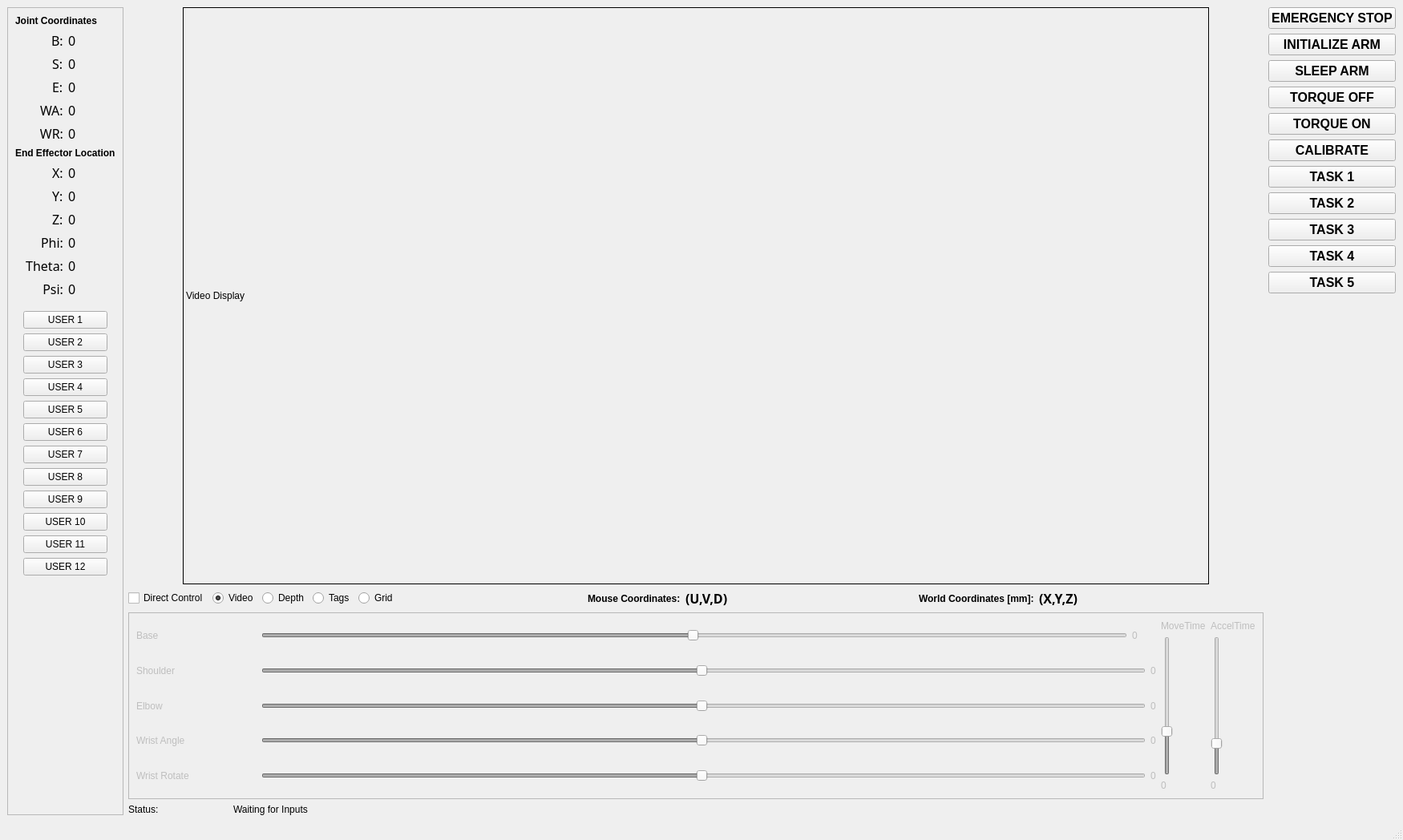
<?xml version="1.0" encoding="UTF-8"?>
<ui version="4.0">
 <class>MainWindow</class>
 <widget class="QMainWindow" name="MainWindow">
  <property name="geometry">
   <rect>
    <x>0</x>
    <y>0</y>
    <width>1750</width>
    <height>1048</height>
   </rect>
  </property>
  <property name="sizePolicy">
   <sizepolicy hsizetype="Fixed" vsizetype="Fixed">
    <horstretch>0</horstretch>
    <verstretch>0</verstretch>
   </sizepolicy>
  </property>
  <property name="cursor">
   <cursorShape>ArrowCursor</cursorShape>
  </property>
  <property name="windowTitle">
   <string>MainWindow</string>
  </property>
  <widget class="QWidget" name="centralwidget">
   <layout class="QVBoxLayout" name="verticalLayout_14">
    <item>
     <layout class="QHBoxLayout" name="horizontalLayout_13">
      <item>
       <widget class="QFrame" name="OutputFrame">
        <property name="enabled">
         <bool>true</bool>
        </property>
        <property name="sizePolicy">
         <sizepolicy hsizetype="Minimum" vsizetype="Minimum">
          <horstretch>0</horstretch>
          <verstretch>0</verstretch>
         </sizepolicy>
        </property>
        <property name="frameShape">
         <enum>QFrame::StyledPanel</enum>
        </property>
        <property name="frameShadow">
         <enum>QFrame::Raised</enum>
        </property>
        <layout class="QVBoxLayout" name="verticalLayout_5">
         <item>
          <widget class="QLabel" name="JointCoordLabel">
           <property name="sizePolicy">
            <sizepolicy hsizetype="Minimum" vsizetype="Minimum">
             <horstretch>0</horstretch>
             <verstretch>0</verstretch>
            </sizepolicy>
           </property>
           <property name="font">
            <font>
             <weight>75</weight>
             <bold>true</bold>
            </font>
           </property>
           <property name="text">
            <string>Joint Coordinates</string>
           </property>
          </widget>
         </item>
         <item>
          <layout class="QHBoxLayout" name="horizontalLayout_3">
           <item>
            <layout class="QVBoxLayout" name="verticalLayout_9">
             <item alignment="Qt::AlignRight">
              <widget class="QLabel" name="BLabel">
               <property name="font">
                <font>
                 <family>Ubuntu Mono</family>
                 <pointsize>12</pointsize>
                </font>
               </property>
               <property name="text">
                <string>B:</string>
               </property>
              </widget>
             </item>
             <item alignment="Qt::AlignRight">
              <widget class="QLabel" name="SLabel">
               <property name="font">
                <font>
                 <family>Ubuntu Mono</family>
                 <pointsize>12</pointsize>
                </font>
               </property>
               <property name="text">
                <string>S:</string>
               </property>
              </widget>
             </item>
             <item alignment="Qt::AlignRight">
              <widget class="QLabel" name="ELabel">
               <property name="font">
                <font>
                 <family>Ubuntu Mono</family>
                 <pointsize>12</pointsize>
                </font>
               </property>
               <property name="text">
                <string>E:</string>
               </property>
              </widget>
             </item>
             <item alignment="Qt::AlignRight">
              <widget class="QLabel" name="WALabel">
               <property name="font">
                <font>
                 <family>Ubuntu Mono</family>
                 <pointsize>12</pointsize>
                </font>
               </property>
               <property name="text">
                <string>WA:</string>
               </property>
              </widget>
             </item>
             <item>
              <widget class="QLabel" name="WRLabel">
               <property name="font">
                <font>
                 <family>Ubuntu Mono</family>
                 <pointsize>12</pointsize>
                </font>
               </property>
               <property name="text">
                <string>WR:</string>
               </property>
               <property name="alignment">
                <set>Qt::AlignRight|Qt::AlignTrailing|Qt::AlignVCenter</set>
               </property>
              </widget>
             </item>
            </layout>
           </item>
           <item>
            <layout class="QVBoxLayout" name="verticalLayout_8">
             <item alignment="Qt::AlignLeft">
              <widget class="QLabel" name="rdoutBaseJC">
               <property name="font">
                <font>
                 <family>Ubuntu Mono</family>
                 <pointsize>12</pointsize>
                </font>
               </property>
               <property name="text">
                <string>0</string>
               </property>
              </widget>
             </item>
             <item alignment="Qt::AlignLeft">
              <widget class="QLabel" name="rdoutShoulderJC">
               <property name="font">
                <font>
                 <family>Ubuntu Mono</family>
                 <pointsize>12</pointsize>
                </font>
               </property>
               <property name="text">
                <string>0</string>
               </property>
              </widget>
             </item>
             <item alignment="Qt::AlignLeft">
              <widget class="QLabel" name="rdoutElbowJC">
               <property name="font">
                <font>
                 <family>Ubuntu Mono</family>
                 <pointsize>12</pointsize>
                </font>
               </property>
               <property name="text">
                <string>0</string>
               </property>
              </widget>
             </item>
             <item alignment="Qt::AlignLeft">
              <widget class="QLabel" name="rdoutWristAJC">
               <property name="font">
                <font>
                 <family>Ubuntu Mono</family>
                 <pointsize>12</pointsize>
                </font>
               </property>
               <property name="text">
                <string>0</string>
               </property>
              </widget>
             </item>
             <item>
              <widget class="QLabel" name="rdoutWristRJC">
               <property name="font">
                <font>
                 <family>Ubuntu Mono</family>
                 <pointsize>12</pointsize>
                </font>
               </property>
               <property name="text">
                <string>0</string>
               </property>
              </widget>
             </item>
            </layout>
           </item>
          </layout>
         </item>
         <item>
          <widget class="QLabel" name="WorldCoordLabel">
           <property name="font">
            <font>
             <weight>75</weight>
             <bold>true</bold>
            </font>
           </property>
           <property name="text">
            <string>End Effector Location</string>
           </property>
          </widget>
         </item>
         <item>
          <layout class="QHBoxLayout" name="horizontalLayout_4">
           <item>
            <layout class="QVBoxLayout" name="verticalLayout_13">
             <item alignment="Qt::AlignRight">
              <widget class="QLabel" name="XLabel">
               <property name="font">
                <font>
                 <family>Ubuntu Mono</family>
                 <pointsize>12</pointsize>
                </font>
               </property>
               <property name="text">
                <string>X:</string>
               </property>
               <property name="scaledContents">
                <bool>false</bool>
               </property>
              </widget>
             </item>
             <item alignment="Qt::AlignRight">
              <widget class="QLabel" name="YLabel">
               <property name="font">
                <font>
                 <family>Ubuntu Mono</family>
                 <pointsize>12</pointsize>
                </font>
               </property>
               <property name="text">
                <string>Y:</string>
               </property>
              </widget>
             </item>
             <item alignment="Qt::AlignRight">
              <widget class="QLabel" name="ZLabel">
               <property name="font">
                <font>
                 <family>Ubuntu Mono</family>
                 <pointsize>12</pointsize>
                </font>
               </property>
               <property name="text">
                <string>Z:</string>
               </property>
              </widget>
             </item>
             <item alignment="Qt::AlignRight">
              <widget class="QLabel" name="PhiLabel">
               <property name="enabled">
                <bool>true</bool>
               </property>
               <property name="font">
                <font>
                 <family>Ubuntu Mono</family>
                 <pointsize>12</pointsize>
                </font>
               </property>
               <property name="text">
                <string>Phi:</string>
               </property>
              </widget>
             </item>
             <item>
              <widget class="QLabel" name="ThetaLabel">
               <property name="enabled">
                <bool>true</bool>
               </property>
               <property name="font">
                <font>
                 <family>Ubuntu Mono</family>
                 <pointsize>12</pointsize>
                </font>
               </property>
               <property name="text">
                <string>Theta:</string>
               </property>
               <property name="alignment">
                <set>Qt::AlignRight|Qt::AlignTrailing|Qt::AlignVCenter</set>
               </property>
              </widget>
             </item>
             <item>
              <widget class="QLabel" name="PsiLabel">
               <property name="enabled">
                <bool>true</bool>
               </property>
               <property name="font">
                <font>
                 <family>Ubuntu Mono</family>
                 <pointsize>12</pointsize>
                </font>
               </property>
               <property name="text">
                <string>Psi:</string>
               </property>
               <property name="alignment">
                <set>Qt::AlignRight|Qt::AlignTrailing|Qt::AlignVCenter</set>
               </property>
              </widget>
             </item>
            </layout>
           </item>
           <item>
            <layout class="QVBoxLayout" name="verticalLayout_12">
             <item alignment="Qt::AlignLeft">
              <widget class="QLabel" name="rdoutX">
               <property name="font">
                <font>
                 <family>Ubuntu Mono</family>
                 <pointsize>12</pointsize>
                </font>
               </property>
               <property name="text">
                <string>0</string>
               </property>
              </widget>
             </item>
             <item alignment="Qt::AlignLeft">
              <widget class="QLabel" name="rdoutY">
               <property name="font">
                <font>
                 <family>Ubuntu Mono</family>
                 <pointsize>12</pointsize>
                </font>
               </property>
               <property name="text">
                <string>0</string>
               </property>
              </widget>
             </item>
             <item alignment="Qt::AlignLeft">
              <widget class="QLabel" name="rdoutZ">
               <property name="font">
                <font>
                 <family>Ubuntu Mono</family>
                 <pointsize>12</pointsize>
                </font>
               </property>
               <property name="text">
                <string>0</string>
               </property>
              </widget>
             </item>
             <item alignment="Qt::AlignLeft">
              <widget class="QLabel" name="rdoutPhi">
               <property name="font">
                <font>
                 <family>Ubuntu Mono</family>
                 <pointsize>12</pointsize>
                </font>
               </property>
               <property name="text">
                <string>0</string>
               </property>
              </widget>
             </item>
             <item>
              <widget class="QLabel" name="rdoutTheta">
               <property name="font">
                <font>
                 <family>Ubuntu Mono</family>
                 <pointsize>12</pointsize>
                </font>
               </property>
               <property name="text">
                <string>0</string>
               </property>
              </widget>
             </item>
             <item>
              <widget class="QLabel" name="rdoutPsi">
               <property name="font">
                <font>
                 <family>Ubuntu Mono</family>
                 <pointsize>12</pointsize>
                </font>
               </property>
               <property name="text">
                <string>0</string>
               </property>
              </widget>
             </item>
            </layout>
           </item>
          </layout>
         </item>
         <item>
          <layout class="QVBoxLayout" name="Group2">
           <property name="margin">
            <number>10</number>
           </property>
           <item>
            <widget class="QPushButton" name="btnUser1">
             <property name="text">
              <string>USER 1</string>
             </property>
            </widget>
           </item>
           <item>
            <widget class="QPushButton" name="btnUser2">
             <property name="text">
              <string>USER 2</string>
             </property>
            </widget>
           </item>
           <item>
            <widget class="QPushButton" name="btnUser3">
             <property name="text">
              <string>USER 3</string>
             </property>
            </widget>
           </item>
           <item>
            <widget class="QPushButton" name="btnUser4">
             <property name="text">
              <string>USER 4</string>
             </property>
            </widget>
           </item>
           <item>
            <widget class="QPushButton" name="btnUser5">
             <property name="text">
              <string>USER 5</string>
             </property>
            </widget>
           </item>
           <item>
            <widget class="QPushButton" name="btnUser6">
             <property name="text">
              <string>USER 6</string>
             </property>
            </widget>
           </item>
           <item>
            <widget class="QPushButton" name="btnUser7">
             <property name="text">
              <string>USER 7</string>
             </property>
            </widget>
           </item>
           <item>
            <widget class="QPushButton" name="btnUser8">
             <property name="text">
              <string>USER 8</string>
             </property>
            </widget>
           </item>
           <item>
            <widget class="QPushButton" name="btnUser9">
             <property name="text">
              <string>USER 9</string>
             </property>
            </widget>
           </item>
           <item>
            <widget class="QPushButton" name="btnUser10">
             <property name="text">
              <string>USER 10</string>
             </property>
             <property name="autoRepeatDelay">
              <number>300</number>
             </property>
            </widget>
           </item>
           <item>
            <widget class="QPushButton" name="btnUser11">
             <property name="text">
              <string>USER 11</string>
             </property>
             <property name="autoRepeatDelay">
              <number>300</number>
             </property>
            </widget>
           </item>
           <item>
            <widget class="QPushButton" name="btnUser12">
             <property name="text">
              <string>USER 12</string>
             </property>
             <property name="autoRepeatDelay">
              <number>300</number>
             </property>
            </widget>
           </item>
          </layout>
         </item>
         <item>
          <spacer name="verticalSpacer_2">
           <property name="orientation">
            <enum>Qt::Vertical</enum>
           </property>
           <property name="sizeHint" stdset="0">
            <size>
             <width>20</width>
             <height>40</height>
            </size>
           </property>
          </spacer>
         </item>
        </layout>
       </widget>
      </item>
      <item>
       <layout class="QVBoxLayout" name="verticalLayout_4">
        <item>
         <layout class="QHBoxLayout" name="horizontalLayout_12">
          <item>
           <spacer name="horizontalSpacer_8">
            <property name="orientation">
             <enum>Qt::Horizontal</enum>
            </property>
            <property name="sizeHint" stdset="0">
             <size>
              <width>40</width>
              <height>20</height>
             </size>
            </property>
           </spacer>
          </item>
          <item>
           <widget class="QLabel" name="videoDisplay">
            <property name="minimumSize">
             <size>
              <width>1280</width>
              <height>720</height>
             </size>
            </property>
            <property name="maximumSize">
             <size>
              <width>1280</width>
              <height>720</height>
             </size>
            </property>
            <property name="cursor">
             <cursorShape>CrossCursor</cursorShape>
            </property>
            <property name="mouseTracking">
             <bool>true</bool>
            </property>
            <property name="frameShape">
             <enum>QFrame::Box</enum>
            </property>
            <property name="text">
             <string>Video Display</string>
            </property>
           </widget>
          </item>
          <item>
           <spacer name="horizontalSpacer_9">
            <property name="orientation">
             <enum>Qt::Horizontal</enum>
            </property>
            <property name="sizeHint" stdset="0">
             <size>
              <width>40</width>
              <height>20</height>
             </size>
            </property>
           </spacer>
          </item>
         </layout>
        </item>
        <item>
         <layout class="QHBoxLayout" name="horizontalLayout_2">
          <item>
           <widget class="QCheckBox" name="chk_directcontrol">
            <property name="text">
             <string>Direct Control</string>
            </property>
            <property name="checked">
             <bool>false</bool>
            </property>
           </widget>
          </item>
          <item>
           <widget class="QRadioButton" name="radioVideo">
            <property name="text">
             <string>Video</string>
            </property>
            <property name="checked">
             <bool>true</bool>
            </property>
            <property name="autoExclusive">
             <bool>true</bool>
            </property>
           </widget>
          </item>
          <item>
           <widget class="QRadioButton" name="radioDepth">
            <property name="text">
             <string>Depth</string>
            </property>
           </widget>
          </item>
          <item>
           <widget class="QRadioButton" name="radioUsr1">
            <property name="text">
             <string>Tags</string>
            </property>
           </widget>
          </item>
          <item>
           <widget class="QRadioButton" name="radioUsr2">
            <property name="text">
             <string>Grid</string>
            </property>
           </widget>
          </item>
          <item>
           <spacer name="horizontalSpacer_4">
            <property name="orientation">
             <enum>Qt::Horizontal</enum>
            </property>
            <property name="sizeHint" stdset="0">
             <size>
              <width>40</width>
              <height>20</height>
             </size>
            </property>
           </spacer>
          </item>
          <item>
           <widget class="QLabel" name="PixelCoordLabel">
            <property name="font">
             <font>
              <weight>75</weight>
              <bold>true</bold>
             </font>
            </property>
            <property name="text">
             <string>Mouse Coordinates:</string>
            </property>
           </widget>
          </item>
          <item>
           <widget class="QLabel" name="rdoutMousePixels">
            <property name="font">
             <font>
              <family>Ubuntu Mono</family>
              <pointsize>12</pointsize>
              <weight>75</weight>
              <bold>true</bold>
             </font>
            </property>
            <property name="text">
             <string>(U,V,D)</string>
            </property>
            <property name="textFormat">
             <enum>Qt::AutoText</enum>
            </property>
           </widget>
          </item>
          <item>
           <spacer name="horizontalSpacer_3">
            <property name="orientation">
             <enum>Qt::Horizontal</enum>
            </property>
            <property name="sizeHint" stdset="0">
             <size>
              <width>40</width>
              <height>20</height>
             </size>
            </property>
           </spacer>
          </item>
          <item>
           <widget class="QLabel" name="PixelCoordLabel_2">
            <property name="font">
             <font>
              <weight>75</weight>
              <bold>true</bold>
             </font>
            </property>
            <property name="text">
             <string>World Coordinates [mm]:</string>
            </property>
           </widget>
          </item>
          <item>
           <widget class="QLabel" name="rdoutMouseWorld">
            <property name="font">
             <font>
              <family>Ubuntu Mono</family>
              <pointsize>12</pointsize>
              <weight>75</weight>
              <bold>true</bold>
             </font>
            </property>
            <property name="text">
             <string>(X,Y,Z)</string>
            </property>
            <property name="textFormat">
             <enum>Qt::AutoText</enum>
            </property>
           </widget>
          </item>
          <item>
           <spacer name="horizontalSpacer_2">
            <property name="orientation">
             <enum>Qt::Horizontal</enum>
            </property>
            <property name="sizeHint" stdset="0">
             <size>
              <width>40</width>
              <height>20</height>
             </size>
            </property>
           </spacer>
          </item>
         </layout>
        </item>
        <item>
         <widget class="QFrame" name="SliderFrame">
          <property name="enabled">
           <bool>false</bool>
          </property>
          <property name="frameShape">
           <enum>QFrame::StyledPanel</enum>
          </property>
          <property name="frameShadow">
           <enum>QFrame::Raised</enum>
          </property>
          <property name="lineWidth">
           <number>1</number>
          </property>
          <layout class="QVBoxLayout" name="verticalLayout_16">
           <item>
            <layout class="QHBoxLayout" name="horizontalLayout_6"/>
           </item>
           <item>
            <layout class="QHBoxLayout" name="horizontalLayout_9">
             <item>
              <layout class="QVBoxLayout" name="verticalLayout_2">
               <item>
                <layout class="QHBoxLayout" name="horizontalLayout">
                 <item>
                  <widget class="QLabel" name="BLabelS">
                   <property name="minimumSize">
                    <size>
                     <width>150</width>
                     <height>0</height>
                    </size>
                   </property>
                   <property name="text">
                    <string>Base</string>
                   </property>
                   <property name="alignment">
                    <set>Qt::AlignLeading|Qt::AlignLeft|Qt::AlignVCenter</set>
                   </property>
                  </widget>
                 </item>
                 <item>
                  <widget class="QSlider" name="sldrBase">
                   <property name="minimum">
                    <number>-179</number>
                   </property>
                   <property name="maximum">
                    <number>180</number>
                   </property>
                   <property name="orientation">
                    <enum>Qt::Horizontal</enum>
                   </property>
                  </widget>
                 </item>
                 <item>
                  <widget class="QLabel" name="rdoutBase">
                   <property name="minimumSize">
                    <size>
                     <width>30</width>
                     <height>0</height>
                    </size>
                   </property>
                   <property name="text">
                    <string>0</string>
                   </property>
                  </widget>
                 </item>
                </layout>
               </item>
               <item>
                <layout class="QHBoxLayout" name="horizontalLayout_7">
                 <item>
                  <widget class="QLabel" name="SLabelS">
                   <property name="minimumSize">
                    <size>
                     <width>150</width>
                     <height>0</height>
                    </size>
                   </property>
                   <property name="text">
                    <string>Shoulder</string>
                   </property>
                   <property name="alignment">
                    <set>Qt::AlignLeading|Qt::AlignLeft|Qt::AlignVCenter</set>
                   </property>
                  </widget>
                 </item>
                 <item>
                  <widget class="QSlider" name="sldrShoulder">
                   <property name="minimum">
                    <number>-179</number>
                   </property>
                   <property name="maximum">
                    <number>180</number>
                   </property>
                   <property name="orientation">
                    <enum>Qt::Horizontal</enum>
                   </property>
                  </widget>
                 </item>
                 <item>
                  <widget class="QLabel" name="rdoutShoulder">
                   <property name="text">
                    <string>0</string>
                   </property>
                  </widget>
                 </item>
                </layout>
               </item>
               <item>
                <layout class="QHBoxLayout" name="horizontalLayout_8">
                 <item>
                  <widget class="QLabel" name="ELabelS">
                   <property name="minimumSize">
                    <size>
                     <width>150</width>
                     <height>0</height>
                    </size>
                   </property>
                   <property name="text">
                    <string>Elbow</string>
                   </property>
                   <property name="alignment">
                    <set>Qt::AlignLeading|Qt::AlignLeft|Qt::AlignVCenter</set>
                   </property>
                  </widget>
                 </item>
                 <item>
                  <widget class="QSlider" name="sldrElbow">
                   <property name="minimum">
                    <number>-179</number>
                   </property>
                   <property name="maximum">
                    <number>180</number>
                   </property>
                   <property name="orientation">
                    <enum>Qt::Horizontal</enum>
                   </property>
                  </widget>
                 </item>
                 <item>
                  <widget class="QLabel" name="rdoutElbow">
                   <property name="text">
                    <string>0</string>
                   </property>
                  </widget>
                 </item>
                </layout>
               </item>
               <item>
                <layout class="QHBoxLayout" name="horizontalLayout_11">
                 <item>
                  <widget class="QLabel" name="WALabelS">
                   <property name="minimumSize">
                    <size>
                     <width>150</width>
                     <height>0</height>
                    </size>
                   </property>
                   <property name="text">
                    <string>Wrist Angle</string>
                   </property>
                   <property name="alignment">
                    <set>Qt::AlignLeading|Qt::AlignLeft|Qt::AlignVCenter</set>
                   </property>
                  </widget>
                 </item>
                 <item>
                  <widget class="QSlider" name="sldrWristA">
                   <property name="minimum">
                    <number>-179</number>
                   </property>
                   <property name="maximum">
                    <number>180</number>
                   </property>
                   <property name="orientation">
                    <enum>Qt::Horizontal</enum>
                   </property>
                  </widget>
                 </item>
                 <item>
                  <widget class="QLabel" name="rdoutWristA">
                   <property name="text">
                    <string>0</string>
                   </property>
                  </widget>
                 </item>
                </layout>
               </item>
               <item>
                <layout class="QHBoxLayout" name="horizontalLayout_15">
                 <item>
                  <widget class="QLabel" name="WRLabelS">
                   <property name="minimumSize">
                    <size>
                     <width>150</width>
                     <height>0</height>
                    </size>
                   </property>
                   <property name="text">
                    <string>Wrist Rotate</string>
                   </property>
                   <property name="alignment">
                    <set>Qt::AlignLeading|Qt::AlignLeft|Qt::AlignVCenter</set>
                   </property>
                  </widget>
                 </item>
                 <item>
                  <widget class="QSlider" name="sldrWristR">
                   <property name="minimum">
                    <number>-179</number>
                   </property>
                   <property name="maximum">
                    <number>180</number>
                   </property>
                   <property name="orientation">
                    <enum>Qt::Horizontal</enum>
                   </property>
                  </widget>
                 </item>
                 <item>
                  <widget class="QLabel" name="rdoutWristR">
                   <property name="text">
                    <string>0</string>
                   </property>
                  </widget>
                 </item>
                </layout>
               </item>
              </layout>
             </item>
             <item>
              <layout class="QVBoxLayout" name="verticalLayout_10">
               <item>
                <widget class="QLabel" name="MoveTimeLabel">
                 <property name="text">
                  <string>MoveTime</string>
                 </property>
                </widget>
               </item>
               <item>
                <widget class="QSlider" name="sldrMoveTime">
                 <property name="maximum">
                  <number>100</number>
                 </property>
                 <property name="value">
                  <number>30</number>
                 </property>
                 <property name="orientation">
                  <enum>Qt::Vertical</enum>
                 </property>
                </widget>
               </item>
               <item>
                <widget class="QLabel" name="rdoutMoveTime">
                 <property name="text">
                  <string>0</string>
                 </property>
                </widget>
               </item>
              </layout>
             </item>
             <item>
              <layout class="QVBoxLayout" name="verticalLayout_7">
               <item>
                <widget class="QLabel" name="AccelTimeLabel">
                 <property name="text">
                  <string>AccelTime</string>
                 </property>
                </widget>
               </item>
               <item>
                <widget class="QSlider" name="sldrAccelTime">
                 <property name="maximum">
                  <number>100</number>
                 </property>
                 <property name="value">
                  <number>20</number>
                 </property>
                 <property name="sliderPosition">
                  <number>20</number>
                 </property>
                 <property name="orientation">
                  <enum>Qt::Vertical</enum>
                 </property>
                </widget>
               </item>
               <item>
                <widget class="QLabel" name="rdoutAccelTime">
                 <property name="text">
                  <string>0</string>
                 </property>
                </widget>
               </item>
              </layout>
             </item>
            </layout>
           </item>
           <item>
            <layout class="QHBoxLayout" name="horizontalLayout_10"/>
           </item>
          </layout>
         </widget>
        </item>
        <item>
         <layout class="QHBoxLayout" name="horizontalLayout_14">
          <item>
           <widget class="QLabel" name="label_3">
            <property name="maximumSize">
             <size>
              <width>125</width>
              <height>16777215</height>
             </size>
            </property>
            <property name="text">
             <string>Status:</string>
            </property>
           </widget>
          </item>
          <item>
           <widget class="QLabel" name="rdoutStatus">
            <property name="font">
             <font>
              <pointsize>9</pointsize>
             </font>
            </property>
            <property name="text">
             <string>Waiting for Inputs</string>
            </property>
            <property name="textFormat">
             <enum>Qt::AutoText</enum>
            </property>
            <property name="alignment">
             <set>Qt::AlignLeading|Qt::AlignLeft|Qt::AlignVCenter</set>
            </property>
            <property name="wordWrap">
             <bool>true</bool>
            </property>
           </widget>
          </item>
         </layout>
        </item>
       </layout>
      </item>
      <item>
       <layout class="QVBoxLayout" name="verticalLayout_11">
        <item>
         <widget class="QPushButton" name="btn_estop">
          <property name="font">
           <font>
            <pointsize>12</pointsize>
            <weight>75</weight>
            <bold>true</bold>
           </font>
          </property>
          <property name="text">
           <string>EMERGENCY STOP</string>
          </property>
         </widget>
        </item>
        <item>
         <widget class="QPushButton" name="btn_init_arm">
          <property name="font">
           <font>
            <pointsize>12</pointsize>
            <weight>75</weight>
            <bold>true</bold>
           </font>
          </property>
          <property name="text">
           <string>INITIALIZE ARM</string>
          </property>
         </widget>
        </item>
        <item>
         <widget class="QPushButton" name="btn_sleep_arm">
          <property name="font">
           <font>
            <pointsize>12</pointsize>
            <weight>75</weight>
            <bold>true</bold>
           </font>
          </property>
          <property name="text">
           <string>SLEEP ARM</string>
          </property>
         </widget>
        </item>
        <item>
         <widget class="QPushButton" name="btn_torq_off">
          <property name="font">
           <font>
            <pointsize>12</pointsize>
            <weight>75</weight>
            <bold>true</bold>
           </font>
          </property>
          <property name="text">
           <string>TORQUE OFF</string>
          </property>
         </widget>
        </item>
        <item>
         <widget class="QPushButton" name="btn_torq_on">
          <property name="font">
           <font>
            <pointsize>12</pointsize>
            <weight>75</weight>
            <bold>true</bold>
           </font>
          </property>
          <property name="text">
           <string>TORQUE ON</string>
          </property>
         </widget>
        </item>
        <item>
         <widget class="QPushButton" name="btn_calibrate">
          <property name="font">
           <font>
            <pointsize>12</pointsize>
            <weight>75</weight>
            <bold>true</bold>
           </font>
          </property>
          <property name="text">
           <string>CALIBRATE</string>
          </property>
         </widget>
        </item>
        <item>
         <widget class="QPushButton" name="btn_task1">
          <property name="font">
           <font>
            <pointsize>12</pointsize>
            <weight>75</weight>
            <bold>true</bold>
           </font>
          </property>
          <property name="text">
           <string>TASK 1</string>
          </property>
         </widget>
        </item>
        <item>
         <widget class="QPushButton" name="btn_task2">
          <property name="font">
           <font>
            <pointsize>12</pointsize>
            <weight>75</weight>
            <bold>true</bold>
           </font>
          </property>
          <property name="text">
           <string>TASK 2</string>
          </property>
         </widget>
        </item>
        <item>
         <widget class="QPushButton" name="btn_task3">
          <property name="font">
           <font>
            <pointsize>12</pointsize>
            <weight>75</weight>
            <bold>true</bold>
           </font>
          </property>
          <property name="text">
           <string>TASK 3</string>
          </property>
         </widget>
        </item>
        <item>
         <widget class="QPushButton" name="btn_task4">
          <property name="font">
           <font>
            <pointsize>12</pointsize>
            <weight>75</weight>
            <bold>true</bold>
           </font>
          </property>
          <property name="text">
           <string>TASK 4</string>
          </property>
         </widget>
        </item>
        <item>
         <widget class="QPushButton" name="btn_task5">
          <property name="font">
           <font>
            <pointsize>12</pointsize>
            <weight>75</weight>
            <bold>true</bold>
           </font>
          </property>
          <property name="text">
           <string>TASK 5</string>
          </property>
         </widget>
        </item>
        <item>
         <spacer name="verticalSpacer_3">
          <property name="orientation">
           <enum>Qt::Vertical</enum>
          </property>
          <property name="sizeHint" stdset="0">
           <size>
            <width>20</width>
            <height>40</height>
           </size>
          </property>
         </spacer>
        </item>
       </layout>
      </item>
     </layout>
    </item>
   </layout>
  </widget>
  <widget class="QStatusBar" name="statusbar"/>
 </widget>
 <resources/>
 <connections/>
</ui>
